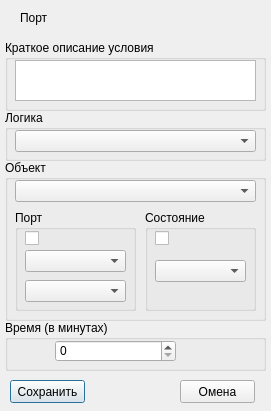
<?xml version="1.0" encoding="UTF-8"?>
<ui version="4.0">
 <class>newConditionDialog</class>
 <widget class="QDialog" name="newConditionDialog">
  <property name="geometry">
   <rect>
    <x>0</x>
    <y>0</y>
    <width>271</width>
    <height>411</height>
   </rect>
  </property>
  <property name="windowTitle">
   <string>Dialog</string>
  </property>
  <widget class="QGroupBox" name="groupBox_2">
   <property name="geometry">
    <rect>
     <x>5</x>
     <y>40</y>
     <width>261</width>
     <height>71</height>
    </rect>
   </property>
   <property name="title">
    <string>Краткое описание условия</string>
   </property>
   <widget class="QTextEdit" name="descriptionTextEdit">
    <property name="geometry">
     <rect>
      <x>10</x>
      <y>20</y>
      <width>241</width>
      <height>41</height>
     </rect>
    </property>
   </widget>
  </widget>
  <widget class="QGroupBox" name="groupBox_3">
   <property name="geometry">
    <rect>
     <x>5</x>
     <y>160</y>
     <width>261</width>
     <height>161</height>
    </rect>
   </property>
   <property name="title">
    <string>Объект</string>
   </property>
   <widget class="QComboBox" name="objectComboBox">
    <property name="geometry">
     <rect>
      <x>10</x>
      <y>20</y>
      <width>241</width>
      <height>22</height>
     </rect>
    </property>
   </widget>
   <widget class="QGroupBox" name="groupBox_6">
    <property name="geometry">
     <rect>
      <x>140</x>
      <y>50</y>
      <width>111</width>
      <height>101</height>
     </rect>
    </property>
    <property name="title">
     <string>Состояние</string>
    </property>
    <widget class="QComboBox" name="stateComboBox">
     <property name="geometry">
      <rect>
       <x>10</x>
       <y>50</y>
       <width>91</width>
       <height>22</height>
      </rect>
     </property>
    </widget>
    <widget class="QCheckBox" name="stateCheckBox">
     <property name="geometry">
      <rect>
       <x>10</x>
       <y>20</y>
       <width>70</width>
       <height>17</height>
      </rect>
     </property>
     <property name="text">
      <string/>
     </property>
    </widget>
   </widget>
   <widget class="QGroupBox" name="groupBox_4">
    <property name="geometry">
     <rect>
      <x>10</x>
      <y>50</y>
      <width>121</width>
      <height>101</height>
     </rect>
    </property>
    <property name="title">
     <string>Порт</string>
    </property>
    <widget class="QComboBox" name="portComboBox">
     <property name="geometry">
      <rect>
       <x>10</x>
       <y>40</y>
       <width>101</width>
       <height>22</height>
      </rect>
     </property>
    </widget>
    <widget class="QComboBox" name="portStateComboBox">
     <property name="geometry">
      <rect>
       <x>10</x>
       <y>70</y>
       <width>101</width>
       <height>22</height>
      </rect>
     </property>
    </widget>
    <widget class="QCheckBox" name="portCheckBox">
     <property name="geometry">
      <rect>
       <x>10</x>
       <y>20</y>
       <width>70</width>
       <height>17</height>
      </rect>
     </property>
     <property name="text">
      <string/>
     </property>
    </widget>
   </widget>
  </widget>
  <widget class="QGroupBox" name="groupBox_5">
   <property name="geometry">
    <rect>
     <x>5</x>
     <y>110</y>
     <width>261</width>
     <height>51</height>
    </rect>
   </property>
   <property name="title">
    <string>Логика</string>
   </property>
   <widget class="QComboBox" name="logicComboBox">
    <property name="geometry">
     <rect>
      <x>10</x>
      <y>20</y>
      <width>241</width>
      <height>22</height>
     </rect>
    </property>
   </widget>
  </widget>
  <widget class="QPushButton" name="okButton">
   <property name="geometry">
    <rect>
     <x>10</x>
     <y>380</y>
     <width>75</width>
     <height>23</height>
    </rect>
   </property>
   <property name="text">
    <string>Сохранить</string>
   </property>
  </widget>
  <widget class="QPushButton" name="cancelButton">
   <property name="geometry">
    <rect>
     <x>180</x>
     <y>380</y>
     <width>75</width>
     <height>23</height>
    </rect>
   </property>
   <property name="text">
    <string>Омена</string>
   </property>
  </widget>
  <widget class="QGroupBox" name="groupBox_7">
   <property name="geometry">
    <rect>
     <x>5</x>
     <y>320</y>
     <width>261</width>
     <height>51</height>
    </rect>
   </property>
   <property name="title">
    <string>Время (в минутах)</string>
   </property>
   <widget class="QSpinBox" name="timeSpinBox">
    <property name="geometry">
     <rect>
      <x>50</x>
      <y>20</y>
      <width>121</width>
      <height>22</height>
     </rect>
    </property>
   </widget>
  </widget>
  <widget class="QLabel" name="portNameLabel">
   <property name="geometry">
    <rect>
     <x>20</x>
     <y>10</y>
     <width>241</width>
     <height>16</height>
    </rect>
   </property>
   <property name="text">
    <string>Порт</string>
   </property>
  </widget>
 </widget>
 <resources/>
 <connections/>
</ui>
